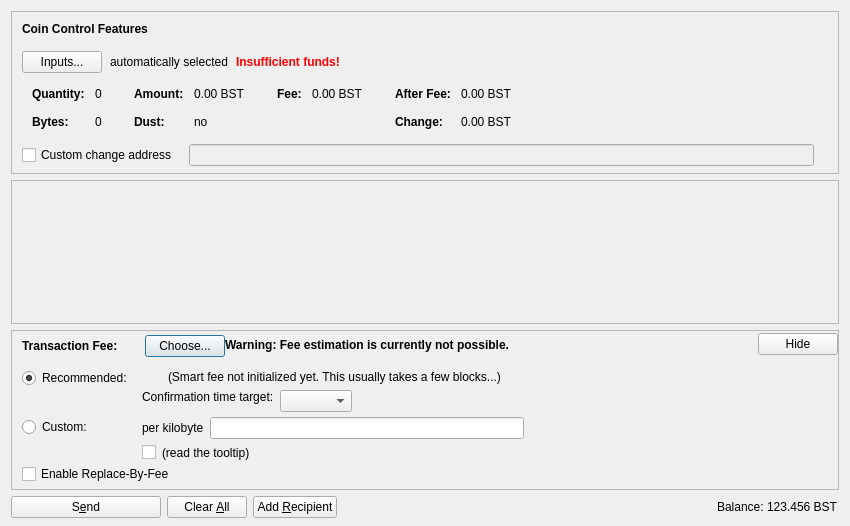
<?xml version="1.0" encoding="UTF-8"?>
<ui version="4.0">
 <class>SendCoinsDialog</class>
 <widget class="QDialog" name="SendCoinsDialog">
  <property name="geometry">
   <rect>
    <x>0</x>
    <y>0</y>
    <width>850</width>
    <height>526</height>
   </rect>
  </property>
  <property name="windowTitle">
   <string>Send Coins</string>
  </property>
  <layout class="QVBoxLayout" name="verticalLayout" stretch="0,1,0,0">
   <property name="bottomMargin">
    <number>8</number>
   </property>
   <item>
    <widget class="QFrame" name="frameCoinControl">
     <property name="sizePolicy">
      <sizepolicy hsizetype="Expanding" vsizetype="Expanding">
       <horstretch>0</horstretch>
       <verstretch>0</verstretch>
      </sizepolicy>
     </property>
     <property name="maximumSize">
      <size>
       <width>16777215</width>
       <height>16777215</height>
      </size>
     </property>
     <property name="frameShape">
      <enum>QFrame::StyledPanel</enum>
     </property>
     <property name="frameShadow">
      <enum>QFrame::Sunken</enum>
     </property>
     <layout class="QVBoxLayout" name="verticalLayoutCoinControl2">
      <property name="spacing">
       <number>0</number>
      </property>
      <property name="leftMargin">
       <number>0</number>
      </property>
      <property name="topMargin">
       <number>0</number>
      </property>
      <property name="rightMargin">
       <number>0</number>
      </property>
      <property name="bottomMargin">
       <number>6</number>
      </property>
      <item>
       <layout class="QVBoxLayout" name="verticalLayoutCoinControl" stretch="0,0,0,0,1">
        <property name="spacing">
         <number>0</number>
        </property>
        <property name="leftMargin">
         <number>10</number>
        </property>
        <property name="topMargin">
         <number>10</number>
        </property>
        <item>
         <layout class="QHBoxLayout" name="horizontalLayoutCoinControl1">
          <property name="bottomMargin">
           <number>15</number>
          </property>
          <item>
           <widget class="QLabel" name="labelCoinControlFeatures">
            <property name="sizePolicy">
             <sizepolicy hsizetype="Preferred" vsizetype="Maximum">
              <horstretch>0</horstretch>
              <verstretch>0</verstretch>
             </sizepolicy>
            </property>
            <property name="font">
             <font>
              <weight>75</weight>
              <bold>true</bold>
             </font>
            </property>
            <property name="styleSheet">
             <string notr="true">font-weight:bold;</string>
            </property>
            <property name="text">
             <string>Coin Control Features</string>
            </property>
           </widget>
          </item>
         </layout>
        </item>
        <item>
         <layout class="QHBoxLayout" name="horizontalLayoutCoinControl2" stretch="0,0,0,0">
          <property name="spacing">
           <number>8</number>
          </property>
          <property name="bottomMargin">
           <number>10</number>
          </property>
          <item>
           <widget class="QPushButton" name="pushButtonCoinControl">
            <property name="styleSheet">
             <string notr="true"/>
            </property>
            <property name="text">
             <string>Inputs...</string>
            </property>
            <property name="autoDefault">
             <bool>false</bool>
            </property>
           </widget>
          </item>
          <item>
           <widget class="QLabel" name="labelCoinControlAutomaticallySelected">
            <property name="text">
             <string>automatically selected</string>
            </property>
            <property name="margin">
             <number>5</number>
            </property>
           </widget>
          </item>
          <item>
           <widget class="QLabel" name="labelCoinControlInsuffFunds">
            <property name="font">
             <font>
              <weight>75</weight>
              <bold>true</bold>
             </font>
            </property>
            <property name="styleSheet">
             <string notr="true">color:red;font-weight:bold;</string>
            </property>
            <property name="text">
             <string>Insufficient funds!</string>
            </property>
            <property name="margin">
             <number>5</number>
            </property>
           </widget>
          </item>
          <item>
           <spacer name="horizontalSpacerCoinControl">
            <property name="orientation">
             <enum>Qt::Horizontal</enum>
            </property>
            <property name="sizeHint" stdset="0">
             <size>
              <width>40</width>
              <height>1</height>
             </size>
            </property>
           </spacer>
          </item>
         </layout>
        </item>
        <item>
         <widget class="QWidget" name="widgetCoinControl" native="true">
          <property name="sizePolicy">
           <sizepolicy hsizetype="Preferred" vsizetype="Preferred">
            <horstretch>0</horstretch>
            <verstretch>0</verstretch>
           </sizepolicy>
          </property>
          <property name="minimumSize">
           <size>
            <width>0</width>
            <height>0</height>
           </size>
          </property>
          <property name="styleSheet">
           <string notr="true"/>
          </property>
          <layout class="QHBoxLayout" name="horizontalLayoutCoinControl5">
           <property name="leftMargin">
            <number>0</number>
           </property>
           <property name="topMargin">
            <number>0</number>
           </property>
           <property name="rightMargin">
            <number>0</number>
           </property>
           <property name="bottomMargin">
            <number>0</number>
           </property>
           <item>
            <layout class="QHBoxLayout" name="horizontalLayoutCoinControl3" stretch="0,0,0,1">
             <property name="spacing">
              <number>20</number>
             </property>
             <property name="topMargin">
              <number>0</number>
             </property>
             <property name="bottomMargin">
              <number>10</number>
             </property>
             <item>
              <layout class="QFormLayout" name="formLayoutCoinControl1">
               <property name="horizontalSpacing">
                <number>10</number>
               </property>
               <property name="verticalSpacing">
                <number>14</number>
               </property>
               <property name="leftMargin">
                <number>10</number>
               </property>
               <property name="topMargin">
                <number>4</number>
               </property>
               <property name="rightMargin">
                <number>6</number>
               </property>
               <item row="0" column="0">
                <widget class="QLabel" name="labelCoinControlQuantityText">
                 <property name="font">
                  <font>
                   <weight>75</weight>
                   <bold>true</bold>
                  </font>
                 </property>
                 <property name="text">
                  <string>Quantity:</string>
                 </property>
                 <property name="margin">
                  <number>0</number>
                 </property>
                </widget>
               </item>
               <item row="0" column="1">
                <widget class="QLabel" name="labelCoinControlQuantity">
                 <property name="cursor">
                  <cursorShape>IBeamCursor</cursorShape>
                 </property>
                 <property name="contextMenuPolicy">
                  <enum>Qt::ActionsContextMenu</enum>
                 </property>
                 <property name="text">
                  <string notr="true">0</string>
                 </property>
                 <property name="margin">
                  <number>0</number>
                 </property>
                 <property name="textInteractionFlags">
                  <set>Qt::LinksAccessibleByMouse|Qt::TextSelectableByKeyboard|Qt::TextSelectableByMouse</set>
                 </property>
                </widget>
               </item>
               <item row="1" column="0">
                <widget class="QLabel" name="labelCoinControlBytesText">
                 <property name="font">
                  <font>
                   <weight>75</weight>
                   <bold>true</bold>
                  </font>
                 </property>
                 <property name="text">
                  <string>Bytes:</string>
                 </property>
                </widget>
               </item>
               <item row="1" column="1">
                <widget class="QLabel" name="labelCoinControlBytes">
                 <property name="cursor">
                  <cursorShape>IBeamCursor</cursorShape>
                 </property>
                 <property name="contextMenuPolicy">
                  <enum>Qt::ActionsContextMenu</enum>
                 </property>
                 <property name="text">
                  <string notr="true">0</string>
                 </property>
                 <property name="textInteractionFlags">
                  <set>Qt::LinksAccessibleByMouse|Qt::TextSelectableByKeyboard|Qt::TextSelectableByMouse</set>
                 </property>
                </widget>
               </item>
              </layout>
             </item>
             <item>
              <layout class="QFormLayout" name="formLayoutCoinControl2">
               <property name="horizontalSpacing">
                <number>10</number>
               </property>
               <property name="verticalSpacing">
                <number>14</number>
               </property>
               <property name="leftMargin">
                <number>6</number>
               </property>
               <property name="topMargin">
                <number>4</number>
               </property>
               <property name="rightMargin">
                <number>6</number>
               </property>
               <item row="0" column="0">
                <widget class="QLabel" name="labelCoinControlAmountText">
                 <property name="font">
                  <font>
                   <weight>75</weight>
                   <bold>true</bold>
                  </font>
                 </property>
                 <property name="text">
                  <string>Amount:</string>
                 </property>
                 <property name="margin">
                  <number>0</number>
                 </property>
                </widget>
               </item>
               <item row="0" column="1">
                <widget class="QLabel" name="labelCoinControlAmount">
                 <property name="cursor">
                  <cursorShape>IBeamCursor</cursorShape>
                 </property>
                 <property name="contextMenuPolicy">
                  <enum>Qt::ActionsContextMenu</enum>
                 </property>
                 <property name="text">
                  <string notr="true">0.00 BST</string>
                 </property>
                 <property name="textInteractionFlags">
                  <set>Qt::LinksAccessibleByMouse|Qt::TextSelectableByKeyboard|Qt::TextSelectableByMouse</set>
                 </property>
                </widget>
               </item>
               <item row="1" column="0">
                <widget class="QLabel" name="labelCoinControlLowOutputText">
                 <property name="font">
                  <font>
                   <weight>75</weight>
                   <bold>true</bold>
                  </font>
                 </property>
                 <property name="text">
                  <string>Dust:</string>
                 </property>
                </widget>
               </item>
               <item row="1" column="1">
                <widget class="QLabel" name="labelCoinControlLowOutput">
                 <property name="cursor">
                  <cursorShape>IBeamCursor</cursorShape>
                 </property>
                 <property name="contextMenuPolicy">
                  <enum>Qt::ActionsContextMenu</enum>
                 </property>
                 <property name="text">
                  <string notr="true">no</string>
                 </property>
                 <property name="textInteractionFlags">
                  <set>Qt::LinksAccessibleByMouse|Qt::TextSelectableByKeyboard|Qt::TextSelectableByMouse</set>
                 </property>
                </widget>
               </item>
              </layout>
             </item>
             <item>
              <layout class="QFormLayout" name="formLayoutCoinControl3">
               <property name="horizontalSpacing">
                <number>10</number>
               </property>
               <property name="verticalSpacing">
                <number>14</number>
               </property>
               <property name="leftMargin">
                <number>6</number>
               </property>
               <property name="topMargin">
                <number>4</number>
               </property>
               <property name="rightMargin">
                <number>6</number>
               </property>
               <item row="0" column="0">
                <widget class="QLabel" name="labelCoinControlFeeText">
                 <property name="font">
                  <font>
                   <weight>75</weight>
                   <bold>true</bold>
                  </font>
                 </property>
                 <property name="text">
                  <string>Fee:</string>
                 </property>
                 <property name="margin">
                  <number>0</number>
                 </property>
                </widget>
               </item>
               <item row="0" column="1">
                <widget class="QLabel" name="labelCoinControlFee">
                 <property name="cursor">
                  <cursorShape>IBeamCursor</cursorShape>
                 </property>
                 <property name="contextMenuPolicy">
                  <enum>Qt::ActionsContextMenu</enum>
                 </property>
                 <property name="text">
                  <string notr="true">0.00 BST</string>
                 </property>
                 <property name="textInteractionFlags">
                  <set>Qt::LinksAccessibleByMouse|Qt::TextSelectableByKeyboard|Qt::TextSelectableByMouse</set>
                 </property>
                </widget>
               </item>
              </layout>
             </item>
             <item>
              <layout class="QFormLayout" name="formLayoutCoinControl4">
               <property name="horizontalSpacing">
                <number>10</number>
               </property>
               <property name="verticalSpacing">
                <number>14</number>
               </property>
               <property name="leftMargin">
                <number>6</number>
               </property>
               <property name="topMargin">
                <number>4</number>
               </property>
               <property name="rightMargin">
                <number>6</number>
               </property>
               <item row="0" column="0">
                <widget class="QLabel" name="labelCoinControlAfterFeeText">
                 <property name="font">
                  <font>
                   <weight>75</weight>
                   <bold>true</bold>
                  </font>
                 </property>
                 <property name="text">
                  <string>After Fee:</string>
                 </property>
                 <property name="margin">
                  <number>0</number>
                 </property>
                </widget>
               </item>
               <item row="0" column="1">
                <widget class="QLabel" name="labelCoinControlAfterFee">
                 <property name="cursor">
                  <cursorShape>IBeamCursor</cursorShape>
                 </property>
                 <property name="contextMenuPolicy">
                  <enum>Qt::ActionsContextMenu</enum>
                 </property>
                 <property name="text">
                  <string notr="true">0.00 BST</string>
                 </property>
                 <property name="textInteractionFlags">
                  <set>Qt::LinksAccessibleByMouse|Qt::TextSelectableByKeyboard|Qt::TextSelectableByMouse</set>
                 </property>
                </widget>
               </item>
               <item row="1" column="0">
                <widget class="QLabel" name="labelCoinControlChangeText">
                 <property name="font">
                  <font>
                   <weight>75</weight>
                   <bold>true</bold>
                  </font>
                 </property>
                 <property name="text">
                  <string>Change:</string>
                 </property>
                </widget>
               </item>
               <item row="1" column="1">
                <widget class="QLabel" name="labelCoinControlChange">
                 <property name="cursor">
                  <cursorShape>IBeamCursor</cursorShape>
                 </property>
                 <property name="contextMenuPolicy">
                  <enum>Qt::ActionsContextMenu</enum>
                 </property>
                 <property name="text">
                  <string notr="true">0.00 BST</string>
                 </property>
                 <property name="textInteractionFlags">
                  <set>Qt::LinksAccessibleByMouse|Qt::TextSelectableByKeyboard|Qt::TextSelectableByMouse</set>
                 </property>
                </widget>
               </item>
              </layout>
             </item>
            </layout>
           </item>
          </layout>
         </widget>
        </item>
        <item>
         <layout class="QHBoxLayout" name="horizontalLayoutCoinControl4" stretch="0,0,0">
          <property name="spacing">
           <number>12</number>
          </property>
          <property name="sizeConstraint">
           <enum>QLayout::SetDefaultConstraint</enum>
          </property>
          <property name="topMargin">
           <number>5</number>
          </property>
          <property name="rightMargin">
           <number>5</number>
          </property>
          <item>
           <widget class="QCheckBox" name="checkBoxCoinControlChange">
            <property name="toolTip">
             <string>If this is activated, but the change address is empty or invalid, change will be sent to a newly generated address.</string>
            </property>
            <property name="text">
             <string>Custom change address</string>
            </property>
           </widget>
          </item>
          <item>
           <widget class="QValidatedLineEdit" name="lineEditCoinControlChange">
            <property name="enabled">
             <bool>false</bool>
            </property>
            <property name="sizePolicy">
             <sizepolicy hsizetype="Expanding" vsizetype="Fixed">
              <horstretch>0</horstretch>
              <verstretch>0</verstretch>
             </sizepolicy>
            </property>
           </widget>
          </item>
          <item>
           <widget class="QLabel" name="labelCoinControlChangeLabel">
            <property name="sizePolicy">
             <sizepolicy hsizetype="Preferred" vsizetype="Expanding">
              <horstretch>0</horstretch>
              <verstretch>0</verstretch>
             </sizepolicy>
            </property>
            <property name="minimumSize">
             <size>
              <width>0</width>
              <height>0</height>
             </size>
            </property>
            <property name="text">
             <string/>
            </property>
            <property name="margin">
             <number>3</number>
            </property>
           </widget>
          </item>
         </layout>
        </item>
        <item>
         <spacer name="verticalSpacerCoinControl">
          <property name="orientation">
           <enum>Qt::Vertical</enum>
          </property>
          <property name="sizeHint" stdset="0">
           <size>
            <width>800</width>
            <height>1</height>
           </size>
          </property>
         </spacer>
        </item>
       </layout>
      </item>
     </layout>
    </widget>
   </item>
   <item>
    <widget class="QScrollArea" name="scrollArea">
     <property name="widgetResizable">
      <bool>true</bool>
     </property>
     <widget class="QWidget" name="scrollAreaWidgetContents">
      <property name="geometry">
       <rect>
        <x>0</x>
        <y>0</y>
        <width>830</width>
        <height>104</height>
       </rect>
      </property>
      <layout class="QVBoxLayout" name="verticalLayout_2" stretch="0,1">
       <property name="leftMargin">
        <number>0</number>
       </property>
       <property name="topMargin">
        <number>0</number>
       </property>
       <property name="rightMargin">
        <number>0</number>
       </property>
       <property name="bottomMargin">
        <number>0</number>
       </property>
       <item>
        <layout class="QVBoxLayout" name="entries">
         <property name="spacing">
          <number>6</number>
         </property>
        </layout>
       </item>
       <item>
        <spacer name="verticalSpacer">
         <property name="orientation">
          <enum>Qt::Vertical</enum>
         </property>
         <property name="sizeHint" stdset="0">
          <size>
           <width>20</width>
           <height>40</height>
          </size>
         </property>
        </spacer>
       </item>
      </layout>
     </widget>
    </widget>
   </item>
   <item>
    <widget class="QFrame" name="frameFee">
     <property name="sizePolicy">
      <sizepolicy hsizetype="Expanding" vsizetype="Expanding">
       <horstretch>0</horstretch>
       <verstretch>0</verstretch>
      </sizepolicy>
     </property>
     <property name="maximumSize">
      <size>
       <width>16777215</width>
       <height>16777215</height>
      </size>
     </property>
     <property name="frameShape">
      <enum>QFrame::StyledPanel</enum>
     </property>
     <property name="frameShadow">
      <enum>QFrame::Sunken</enum>
     </property>
     <layout class="QVBoxLayout" name="verticalLayoutFee1">
      <property name="spacing">
       <number>0</number>
      </property>
      <property name="leftMargin">
       <number>0</number>
      </property>
      <property name="topMargin">
       <number>0</number>
      </property>
      <property name="rightMargin">
       <number>0</number>
      </property>
      <property name="bottomMargin">
       <number>0</number>
      </property>
      <item>
       <layout class="QVBoxLayout" name="verticalLayoutFee2" stretch="0,0,0">
        <property name="spacing">
         <number>0</number>
        </property>
        <property name="leftMargin">
         <number>10</number>
        </property>
        <property name="topMargin">
         <number>0</number>
        </property>
        <item>
         <layout class="QHBoxLayout" name="horizontalLayoutFee1">
          <property name="bottomMargin">
           <number>0</number>
          </property>
          <item>
           <layout class="QVBoxLayout" name="verticalLayoutFee7">
            <property name="spacing">
             <number>0</number>
            </property>
            <item>
             <spacer name="verticalSpacerSmartFee">
              <property name="orientation">
               <enum>Qt::Vertical</enum>
              </property>
              <property name="sizeType">
               <enum>QSizePolicy::Fixed</enum>
              </property>
              <property name="sizeHint" stdset="0">
               <size>
                <width>1</width>
                <height>4</height>
               </size>
              </property>
             </spacer>
            </item>
            <item>
             <layout class="QHBoxLayout" name="horizontalLayoutSmartFee">
              <property name="spacing">
               <number>10</number>
              </property>
              <item>
               <widget class="QLabel" name="labelFeeHeadline">
                <property name="sizePolicy">
                 <sizepolicy hsizetype="Preferred" vsizetype="Maximum">
                  <horstretch>0</horstretch>
                  <verstretch>0</verstretch>
                 </sizepolicy>
                </property>
                <property name="font">
                 <font>
                  <weight>75</weight>
                  <bold>true</bold>
                 </font>
                </property>
                <property name="styleSheet">
                 <string notr="true">font-weight:bold;</string>
                </property>
                <property name="text">
                 <string>Transaction Fee:</string>
                </property>
               </widget>
              </item>
              <item>
               <widget class="QLabel" name="labelFeeMinimized">
                <property name="text">
                 <string/>
                </property>
               </widget>
              </item>
              <item>
               <widget class="QPushButton" name="buttonChooseFee">
                <property name="text">
                 <string>Choose...</string>
                </property>
               </widget>
              </item>
             </layout>
            </item>
            <item>
             <spacer name="verticalSpacer_5">
              <property name="orientation">
               <enum>Qt::Vertical</enum>
              </property>
              <property name="sizeHint" stdset="0">
               <size>
                <width>1</width>
                <height>1</height>
               </size>
              </property>
             </spacer>
            </item>
           </layout>
          </item>
          <item>
           <widget class="QLabel" name="fallbackFeeWarningLabel">
            <property name="toolTip">
             <string>Using the fallbackfee can result in sending a transaction that will take several hours or days (or never) to confirm. Consider choosing your fee manually or wait until you have validated the complete chain.</string>
            </property>
            <property name="font">
            <font>
                <weight>75</weight>
                <bold>true</bold>
            </font>
            </property>
            <property name="text">
             <string>Warning: Fee estimation is currently not possible.</string>
            </property>
            <property name="wordWrap">
             <bool>false</bool>
            </property>
           </widget>
          </item>
          <item>
           <spacer name="horizontalSpacer_4">
            <property name="orientation">
             <enum>Qt::Horizontal</enum>
            </property>
            <property name="sizeType">
             <enum>QSizePolicy::MinimumExpanding</enum>
            </property>
            <property name="sizeHint" stdset="0">
             <size>
              <width>40</width>
              <height>20</height>
             </size>
            </property>
           </spacer>
          </item>
          <item>
           <widget class="QPushButton" name="buttonMinimizeFee">
            <property name="toolTip">
             <string>collapse fee-settings</string>
            </property>
            <property name="text">
             <string>Hide</string>
            </property>
           </widget>
          </item>
         </layout>
        </item>
        <item>
         <widget class="QFrame" name="frameFeeSelection">
          <layout class="QVBoxLayout" name="verticalLayoutFee12">
           <property name="spacing">
            <number>0</number>
           </property>
           <property name="leftMargin">
            <number>0</number>
           </property>
           <property name="topMargin">
            <number>0</number>
           </property>
           <property name="rightMargin">
            <number>0</number>
           </property>
           <property name="bottomMargin">
            <number>0</number>
           </property>
           <item>
            <layout class="QGridLayout" name="gridLayoutFee">
             <property name="topMargin">
              <number>10</number>
             </property>
             <property name="bottomMargin">
              <number>4</number>
             </property>
             <property name="horizontalSpacing">
              <number>10</number>
             </property>
             <property name="verticalSpacing">
              <number>4</number>
             </property>
             <item row="1" column="1">
              <layout class="QVBoxLayout" name="verticalLayoutFee8">
               <property name="spacing">
                <number>6</number>
               </property>
               <item>
                <layout class="QHBoxLayout" name="horizontalLayoutFee13">
                 <item>
                  <widget class="QLabel" name="labelCustomPerKilobyte">
                   <property name="toolTip">
                    <string>Specify a custom fee per kB (1,000 bytes) of the transaction's virtual size.

Note:  Since the fee is calculated on a per-byte basis, a fee of "100 satoshis per kB" for a transaction size of 500 bytes (half of 1 kB) would ultimately yield a fee of only 50 satoshis.</string>
                   </property>
                   <property name="text">
                    <string>per kilobyte</string>
                   </property>
                  </widget>
                 </item>
                 <item>
                  <widget class="BitcoinAmountField" name="customFee"/>
                 </item>
                 <item>
                  <spacer name="horizontalSpacer_6">
                   <property name="orientation">
                    <enum>Qt::Horizontal</enum>
                   </property>
                   <property name="sizeHint" stdset="0">
                    <size>
                     <width>1</width>
                     <height>1</height>
                    </size>
                   </property>
                  </spacer>
                 </item>
                </layout>
               </item>
               <item>
                <layout class="QHBoxLayout" name="horizontalLayoutFee8">
                 <item>
                  <widget class="QCheckBox" name="checkBoxMinimumFee">
                   <property name="toolTip">
                    <string>Paying only the minimum fee is just fine as long as there is less transaction volume than space in the blocks. But be aware that this can end up in a never confirming transaction once there is more demand for Blockstamp transactions than the network can process.</string>
                   </property>
                   <property name="text">
                    <string/>
                   </property>
                  </widget>
                 </item>
                 <item>
                  <widget class="QLabel" name="labelMinFeeWarning">
                   <property name="enabled">
                    <bool>true</bool>
                   </property>
                   <property name="toolTip">
                    <string>Paying only the minimum fee is just fine as long as there is less transaction volume than space in the blocks. But be aware that this can end up in a never confirming transaction once there is more demand for Blockstamp transactions than the network can process.</string>
                   </property>
                   <property name="text">
                    <string>(read the tooltip)</string>
                   </property>
                   <property name="margin">
                    <number>5</number>
                   </property>
                  </widget>
                 </item>
                 <item>
                  <spacer name="horizontalSpacer_2">
                   <property name="orientation">
                    <enum>Qt::Horizontal</enum>
                   </property>
                   <property name="sizeHint" stdset="0">
                    <size>
                     <width>1</width>
                     <height>1</height>
                    </size>
                   </property>
                  </spacer>
                 </item>
                </layout>
               </item>
              </layout>
             </item>
             <item row="0" column="0">
              <layout class="QVBoxLayout" name="verticalLayoutFee4" stretch="0,1">
               <item>
                <widget class="QRadioButton" name="radioSmartFee">
                 <property name="text">
                  <string>Recommended:</string>
                 </property>
                 <property name="checked">
                  <bool>true</bool>
                 </property>
                 <attribute name="buttonGroup">
                  <string notr="true">groupFee</string>
                 </attribute>
                </widget>
               </item>
               <item>
                <spacer name="verticalSpacer_2">
                 <property name="orientation">
                  <enum>Qt::Vertical</enum>
                 </property>
                 <property name="sizeHint" stdset="0">
                  <size>
                   <width>1</width>
                   <height>1</height>
                  </size>
                 </property>
                </spacer>
               </item>
              </layout>
             </item>
             <item row="1" column="0">
              <layout class="QVBoxLayout" name="verticalLayoutFee9" stretch="0,1">
               <item>
                <widget class="QRadioButton" name="radioCustomFee">
                 <property name="text">
                  <string>Custom:</string>
                 </property>
                 <attribute name="buttonGroup">
                  <string notr="true">groupFee</string>
                 </attribute>
                </widget>
               </item>
               <item>
                <spacer name="verticalSpacer_6">
                 <property name="orientation">
                  <enum>Qt::Vertical</enum>
                 </property>
                 <property name="sizeHint" stdset="0">
                  <size>
                   <width>1</width>
                   <height>1</height>
                  </size>
                 </property>
                </spacer>
               </item>
              </layout>
             </item>
             <item row="0" column="1">
              <layout class="QVBoxLayout" name="verticalLayoutFee3" stretch="0,0,1">
               <property name="spacing">
                <number>6</number>
               </property>
               <property name="topMargin">
                <number>2</number>
               </property>
               <item>
                <layout class="QHBoxLayout" name="horizontalLayoutFee12">
                 <item>
                  <widget class="QLabel" name="labelSmartFee">
                   <property name="text">
                    <string/>
                   </property>
                   <property name="margin">
                    <number>2</number>
                   </property>
                  </widget>
                 </item>
                 <item>
                  <widget class="QLabel" name="labelFeeEstimation">
                   <property name="text">
                    <string/>
                   </property>
                  </widget>
                 </item>
                 <item>
                  <widget class="QLabel" name="labelSmartFee2">
                   <property name="text">
                    <string>(Smart fee not initialized yet. This usually takes a few blocks...)</string>
                   </property>
                   <property name="margin">
                    <number>2</number>
                   </property>
                  </widget>
                 </item>
                 <item>
                  <spacer name="horizontalSpacer_5">
                   <property name="orientation">
                    <enum>Qt::Horizontal</enum>
                   </property>
                   <property name="sizeHint" stdset="0">
                    <size>
                     <width>1</width>
                     <height>1</height>
                    </size>
                   </property>
                  </spacer>
                 </item>
                </layout>
               </item>
               <item>
                <layout class="QHBoxLayout" name="horizontalLayoutFee9">
                 <item>
                  <layout class="QVBoxLayout" name="verticalLayoutFee6">
                   <item>
                    <widget class="QLabel" name="labelSmartFee3">
                     <property name="text">
                      <string>Confirmation time target:</string>
                     </property>
                     <property name="margin">
                      <number>2</number>
                     </property>
                    </widget>
                   </item>
                   <item>
                    <spacer name="verticalSpacer_3">
                     <property name="orientation">
                      <enum>Qt::Vertical</enum>
                     </property>
                     <property name="sizeHint" stdset="0">
                      <size>
                       <width>1</width>
                       <height>1</height>
                      </size>
                     </property>
                    </spacer>
                   </item>
                  </layout>
                 </item>
                 <item>
                  <layout class="QVBoxLayout" name="verticalLayoutFee5">
                   <property name="rightMargin">
                    <number>30</number>
                   </property>
                   <item>
                    <layout class="QHBoxLayout" name="horizontalLayoutConfTarget">
                     <property name="bottomMargin">
                      <number>0</number>
                     </property>
                     <item>
                      <widget class="QComboBox" name="confTargetSelector"/>
                     </item>
                     <item>
                      <spacer name="horizontalSpacerConfTarget">
                       <property name="orientation">
                        <enum>Qt::Horizontal</enum>
                       </property>
                       <property name="sizeHint" stdset="0">
                        <size>
                         <width>40</width>
                         <height>20</height>
                        </size>
                       </property>
                      </spacer>
                     </item>
                    </layout>
                   </item>
                  </layout>
                 </item>
                </layout>
               </item>
               <item>
                <spacer name="verticalSpacer_4">
                 <property name="orientation">
                  <enum>Qt::Vertical</enum>
                 </property>
                 <property name="sizeHint" stdset="0">
                  <size>
                   <width>1</width>
                   <height>1</height>
                  </size>
                 </property>
                </spacer>
               </item>
              </layout>
             </item>
            </layout>
           </item>
           <item>
            <widget class="QCheckBox" name="optInRBF">
             <property name="text">
              <string>Enable Replace-By-Fee</string>
             </property>
             <property name="toolTip">
              <string>With Replace-By-Fee (BIP-125) you can increase a transaction's fee after it is sent. Without this, a higher fee may be recommended to compensate for increased transaction delay risk.</string>
             </property>
            </widget>
           </item>
          </layout>
         </widget>
        </item>
        <item>
         <spacer name="verticalSpacerFee">
          <property name="orientation">
           <enum>Qt::Vertical</enum>
          </property>
          <property name="sizeHint" stdset="0">
           <size>
            <width>40</width>
            <height>5</height>
           </size>
          </property>
         </spacer>
        </item>
       </layout>
      </item>
     </layout>
    </widget>
   </item>
   <item>
    <layout class="QHBoxLayout" name="horizontalLayout">
     <item>
      <widget class="QPushButton" name="sendButton">
       <property name="minimumSize">
        <size>
         <width>150</width>
         <height>0</height>
        </size>
       </property>
       <property name="toolTip">
        <string>Confirm the send action</string>
       </property>
       <property name="text">
        <string>S&amp;end</string>
       </property>
       <property name="icon">
        <iconset resource="../bitcoin.qrc">
         <normaloff>:/icons/send</normaloff>:/icons/send</iconset>
       </property>
       <property name="autoDefault">
        <bool>false</bool>
       </property>
       <property name="default">
        <bool>false</bool>
       </property>
      </widget>
     </item>
     <item>
      <widget class="QPushButton" name="clearButton">
       <property name="sizePolicy">
        <sizepolicy hsizetype="Minimum" vsizetype="Fixed">
         <horstretch>0</horstretch>
         <verstretch>0</verstretch>
        </sizepolicy>
       </property>
       <property name="toolTip">
        <string>Clear all fields of the form.</string>
       </property>
       <property name="text">
        <string>Clear &amp;All</string>
       </property>
       <property name="icon">
        <iconset resource="../bitcoin.qrc">
         <normaloff>:/icons/remove</normaloff>:/icons/remove</iconset>
       </property>
       <property name="autoDefault">
        <bool>false</bool>
       </property>
      </widget>
     </item>
     <item>
      <widget class="QPushButton" name="addButton">
       <property name="toolTip">
        <string>Send to multiple recipients at once</string>
       </property>
       <property name="text">
        <string>Add &amp;Recipient</string>
       </property>
       <property name="icon">
        <iconset resource="../bitcoin.qrc">
         <normaloff>:/icons/add</normaloff>:/icons/add</iconset>
       </property>
       <property name="autoDefault">
        <bool>false</bool>
       </property>
      </widget>
     </item>
     <item>
      <spacer name="horizontalSpacer">
       <property name="orientation">
        <enum>Qt::Horizontal</enum>
       </property>
       <property name="sizeHint" stdset="0">
        <size>
         <width>40</width>
         <height>20</height>
        </size>
       </property>
      </spacer>
     </item>
     <item>
      <layout class="QHBoxLayout" name="horizontalLayout_2">
       <property name="spacing">
        <number>3</number>
       </property>
       <item>
        <widget class="QLabel" name="label">
         <property name="sizePolicy">
          <sizepolicy hsizetype="Preferred" vsizetype="Fixed">
           <horstretch>0</horstretch>
           <verstretch>0</verstretch>
          </sizepolicy>
         </property>
         <property name="text">
          <string>Balance:</string>
         </property>
        </widget>
       </item>
       <item>
        <widget class="QLabel" name="labelBalance">
         <property name="sizePolicy">
          <sizepolicy hsizetype="Preferred" vsizetype="Fixed">
           <horstretch>0</horstretch>
           <verstretch>0</verstretch>
          </sizepolicy>
         </property>
         <property name="cursor">
          <cursorShape>IBeamCursor</cursorShape>
         </property>
         <property name="text">
          <string notr="true">123.456 BST</string>
         </property>
         <property name="textInteractionFlags">
          <set>Qt::LinksAccessibleByMouse|Qt::TextSelectableByKeyboard|Qt::TextSelectableByMouse</set>
         </property>
        </widget>
       </item>
      </layout>
     </item>
    </layout>
   </item>
  </layout>
 </widget>
 <customwidgets>
  <customwidget>
   <class>QValidatedLineEdit</class>
   <extends>QLineEdit</extends>
   <header>qt/qvalidatedlineedit.h</header>
  </customwidget>
  <customwidget>
   <class>BitcoinAmountField</class>
   <extends>QLineEdit</extends>
   <header>qt/bitcoinamountfield.h</header>
   <container>1</container>
  </customwidget>
 </customwidgets>
 <resources>
  <include location="../bitcoin.qrc"/>
 </resources>
 <connections/>
 <buttongroups>
  <buttongroup name="groupFee"/>
 </buttongroups>
</ui>
